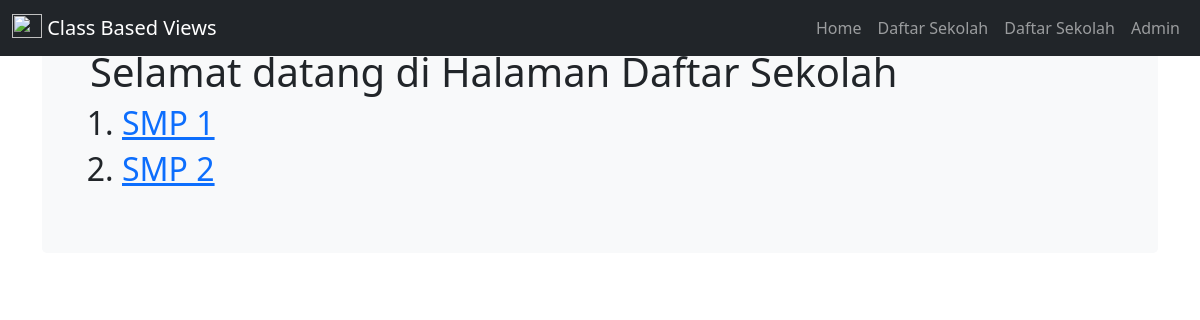
The app's page /basic_app/, older data.
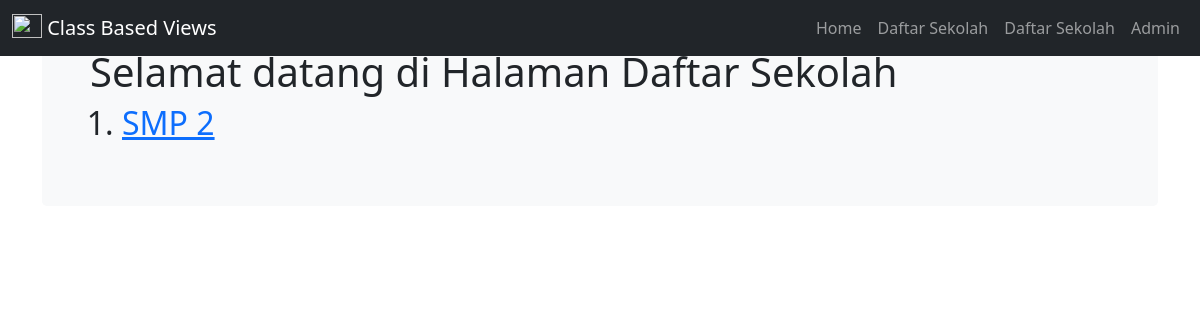
The same page, newer data.
### basic_app/models.py (models this page shows, shortened)
class Sekolah(models.Model):
    nama = models.CharField(max_length=200)
    kepsek = models.CharField(max_length=200)
    lokasi = models.CharField(max_length=200)

### basic_app/views.py (the view)
# urls.py: path('', views.SekolahListView.as_view(), name='list'),
class SekolahListView(ListView):
    model = Sekolah
    context_object_name = 'daftar_sekolah'
    def get_context_data(self, **kwargs):
        context = super().get_context_data(**kwargs)
        context['page_title'] = 'Selamat datang di Halaman Daftar Sekolah'
        return context

### basic_app/templates/basic_app/sekolah_list.html
{% extends "basic_app/basic_app_base.html" %}
{% block body_block %}
<div class="p-5 mb-4 bg-light rounded-3">
    <h1>{{ page_title }}</h1>
    <ol>
        {% for sekolah in daftar_sekolah %}
        <h2>
            <li><a href="{% url 'basic_app:sekolahdetail' sekolah.id %}">{{ sekolah.nama}}</a></li>
        </h2>
        {% endfor %}
    </ol>
</div>
{% endblock %}

### basic_app/templates/basic_app/basic_app_base.html (shortened to what this page needs)
<!doctype html>
<html lang="en">
  <head>
    <link href="https://cdn.jsdelivr.net/npm/bootstrap@5.0.1/dist/css/bootstrap.min.css" rel="stylesheet">
  </head>
  <body>
    <nav class="navbar navbar-expand-md navbar-dark fixed-top bg-dark mb-4">
      <div class="container-fluid">
        <a class="navbar-brand" href="{% url 'indexcbv' %}">
          <img src="https://getbootstrap.com/docs/5.0/assets/brand/bootstrap-logo.svg" alt="" width="30" height="24" class="d-inline-block align-text-top">
          Class Based Views
        </a>
        <div class="collapse navbar-collapse" id="navbarNav">
          <ul class="navbar-nav ms-auto flex-nowrap">
            <li class="nav-item">
              <a class="nav-link" aria-current="page" href="{% url 'index' %}">Home</a>
            </li>
            <li class="nav-item">
              <a class="nav-link" href="{% url 'basic_app:list' %}">Daftar Sekolah</a>
            </li>
            <li class="nav-item">
              <a class="nav-link" href="#">Daftar Sekolah</a>
            </li>
            <li class="nav-item">
              <a class="nav-link" href="{% url 'admin:index' %}">Admin</a>
            </li>
          </ul>
        </div>
      </div>
    </nav>
    <main class="container">
        {% block body_block %} {% endblock %}
  </body>
</html>

Row changes from the older to the newer data that the page shows:
removed Sekolah: nama "SMP 1"
